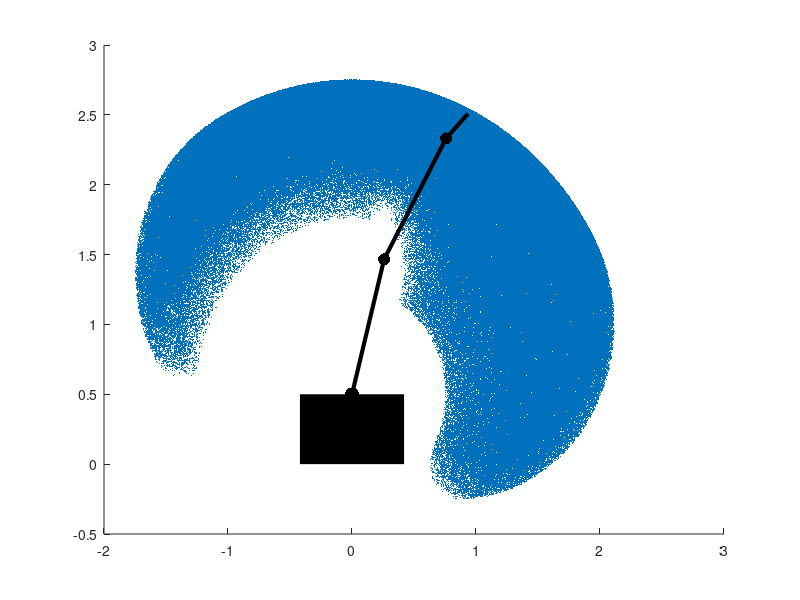

MATLAB code to generate this figure:
 %%%%%%%%%%%%%%%%%%%%%%%%%%%%%%%%%%%%%%%%%%%%%%%%%%%%%%%%%%%%%%%%%%%%%%%%  
 %REPRESENTATION OF ARM WORKSPACE FOR SPACE CONCORDIA ROBOTICS TEAM 2017% 
 %%%%%%%%%%%%%%%%%%%%%%%%%%%%%%%%%%%%%%%%%%%%%%%%%%%%%%%%%%%%%%%%%%%%%%%%

%This code uses the Monte Carlo method to find the planar workspace of a 3R
%arm. This configuration is similar to the one the team seeks to use for
%its own arm. The code basically generates a large cloud of points
%reachable by the arm to get an idea of the shape of the workspace


%INITIALIZATION OF VARIABLES

d1 = 0.5; %Length of base (could include rover length)
l1 = 1; %li = length of link i
l2 = 1; 
l3 = 0.25; 
amax = (4*pi)/6; %amaxi = maximum angle link i can reach
amin = pi/6; %amini = minimum angle link i can reach
amax2 = pi/2;
amin2 = -(4*pi/6);
amax3 = pi/2;
amin3 = -2* pi/3;
aa = (amax + amin) / 2; %aai is the angle that will be displayed for link i.
                        %For now it is set to be the average of the angle
                        %limits.
aa2 = (amax2 + amin2)  / 2;
aa3 = (amax3 + amin3) / 2;
adif = amax - amin; %adifi is the span of angles of joint i
adif2 = amax2 - amin2;
adif3 = amax3 - amin3;

%BULK OF THE CODE

hold on; %Simple command to make sure graphs are not erased upon the creation of new ones


%MAIN MONTE CARLO LOOP:
%This loop generates a very large amount of points in the arm's workspace.
%The more points generated, the more visible the workspace.

for i = 1:666666
    t2 = adif * rand + amin; %The following line finds a random angle for 
                             %joint 2 within its span.
    t3 = adif2 * rand + amin2;
    t4 = adif3 * rand + amin3;
    
    %The following 2 lines compute the x and y coordinates corresponding to
    %the angles generated:
    
    x(i) = l1 * cos(t2) + l2 * cos(t2 + t3) + l3 * cos(t2 + t3 + t4); 
    y(i) = d1 + l1 * sin(t2) + l2 * sin(t2 + t3) + l3 * sin( t2 + t3 + t4);
end

%This line is used to graph all the points found in the above loop:
scatter(x,y,0.75,'filled');

%The following lines add black circles where the arm joints should be:
scatter(0,d1, 100,'k', 'filled');
scatter(l1 * cos(aa),d1 + l1 * sin(aa), 75,'k', 'filled');
scatter(l1 * cos(aa) + l2 * cos(aa + aa2),d1 + l1 * sin(aa) + l2 * sin(aa + aa2), 75,'k', 'filled');

%The following lines plot a figure representing the arm's configuration:
plot( [0 0] , [0 d1] , 'k' , 'LineWidth' , 75);
plot( [0 l1 * cos(aa)] , [ d1 d1 + l1 * sin(aa)], 'k' , 'LineWidth' , 3);
plot( [l1 * cos(aa) l1 * cos(aa) + l2 * cos(aa + aa2)] , [d1 + l1 * sin(aa) d1 + l1 * sin(aa) + l2 * sin(aa + aa2)], 'k' , 'LineWidth' , 3);
plot( [ l1 * cos(aa) + l2 * cos(aa + aa2) l1 * cos(aa) + l2 * cos(aa + aa2) + l3 * cos(aa + aa2 + aa3)] , [ d1 + l1 * sin(aa) + l2 * sin(aa + aa2) d1 + l1 * sin(aa) + l2 * sin(aa + aa2) + l3 * sin(aa + aa2 + aa3) ] , 'k' , 'LineWidth' , 3);